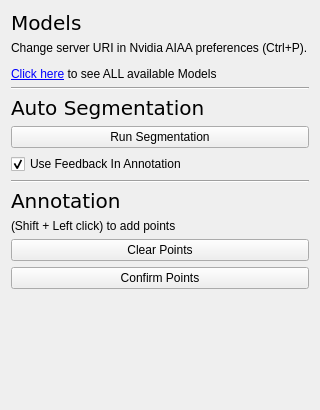
<?xml version="1.0" encoding="UTF-8"?>
<ui version="4.0">
 <class>NvidiaDextrSegTool3DGUI</class>
 <widget class="QWidget" name="NvidiaDextrSegTool3DGUI">
  <property name="geometry">
   <rect>
    <x>0</x>
    <y>0</y>
    <width>320</width>
    <height>410</height>
   </rect>
  </property>
  <property name="sizePolicy">
   <sizepolicy hsizetype="Preferred" vsizetype="Maximum">
    <horstretch>0</horstretch>
    <verstretch>0</verstretch>
   </sizepolicy>
  </property>
  <layout class="QVBoxLayout" name="verticalLayout">
   <item>
    <widget class="QLabel" name="hModelsLabel">
     <property name="font">
      <font>
       <family>DejaVu Sans</family>
       <pointsize>15</pointsize>
      </font>
     </property>
     <property name="text">
      <string>Models</string>
     </property>
     <property name="openExternalLinks">
      <bool>true</bool>
     </property>
    </widget>
   </item>
   <item>
    <widget class="QLabel" name="modelsLabel">
     <property name="text">
      <string>&lt;p&gt;Change server URI in Nvidia AIAA preferences (Ctrl+P).&lt;/p&gt;&lt;p&gt;&lt;a href='http://0.0.0.0:5600/v1/models'&gt;Click here&lt;/a&gt; to see ALL available Models&lt;/p&gt;</string>
     </property>
     <property name="wordWrap">
      <bool>true</bool>
     </property>
     <property name="openExternalLinks">
      <bool>true</bool>
     </property>
    </widget>
   </item>
   <item>
    <widget class="Line" name="line1">
     <property name="orientation">
      <enum>Qt::Horizontal</enum>
     </property>
    </widget>
   </item>
   <item>
    <widget class="QLabel" name="hSegmentationLabel">
     <property name="font">
      <font>
       <family>DejaVu Sans</family>
       <pointsize>15</pointsize>
      </font>
     </property>
     <property name="text">
      <string>Auto Segmentation</string>
     </property>
    </widget>
   </item>
   <item>
    <widget class="QPushButton" name="autoSegmentationBtn">
     <property name="text">
      <string>Run Segmentation</string>
     </property>
    </widget>
   </item>
   <item>
    <widget class="QCheckBox" name="sendFeedBackCkBox">
     <property name="enabled">
      <bool>true</bool>
     </property>
     <property name="text">
      <string>Use Feedback In Annotation</string>
     </property>
     <property name="checked">
      <bool>true</bool>
     </property>
    </widget>
   </item>
   <item>
    <widget class="Line" name="line2">
     <property name="orientation">
      <enum>Qt::Horizontal</enum>
     </property>
    </widget>
   </item>
   <item>
    <widget class="QLabel" name="hAnnotaitonLabel">
     <property name="font">
      <font>
       <family>DejaVu Sans</family>
       <pointsize>15</pointsize>
      </font>
     </property>
     <property name="text">
      <string>Annotation</string>
     </property>
    </widget>
   </item>
   <item>
    <widget class="QLabel" name="addPointsLabel">
     <property name="text">
      <string>(Shift + Left click) to add points</string>
     </property>
     <property name="wordWrap">
      <bool>true</bool>
     </property>
     <property name="openExternalLinks">
      <bool>false</bool>
     </property>
    </widget>
   </item>
   <item>
    <widget class="QPushButton" name="clearPointsBtn">
     <property name="text">
      <string>Clear Points</string>
     </property>
    </widget>
   </item>
   <item>
    <widget class="QPushButton" name="confirmPointsBtn">
     <property name="text">
      <string>Confirm Points</string>
     </property>
    </widget>
   </item>
   <item>
    <spacer name="verticalSpacer">
     <property name="orientation">
      <enum>Qt::Vertical</enum>
     </property>
     <property name="sizeHint" stdset="0">
      <size>
       <width>20</width>
       <height>40</height>
      </size>
     </property>
    </spacer>
   </item>
  </layout>
 </widget>
 <resources/>
 <connections/>
</ui>
